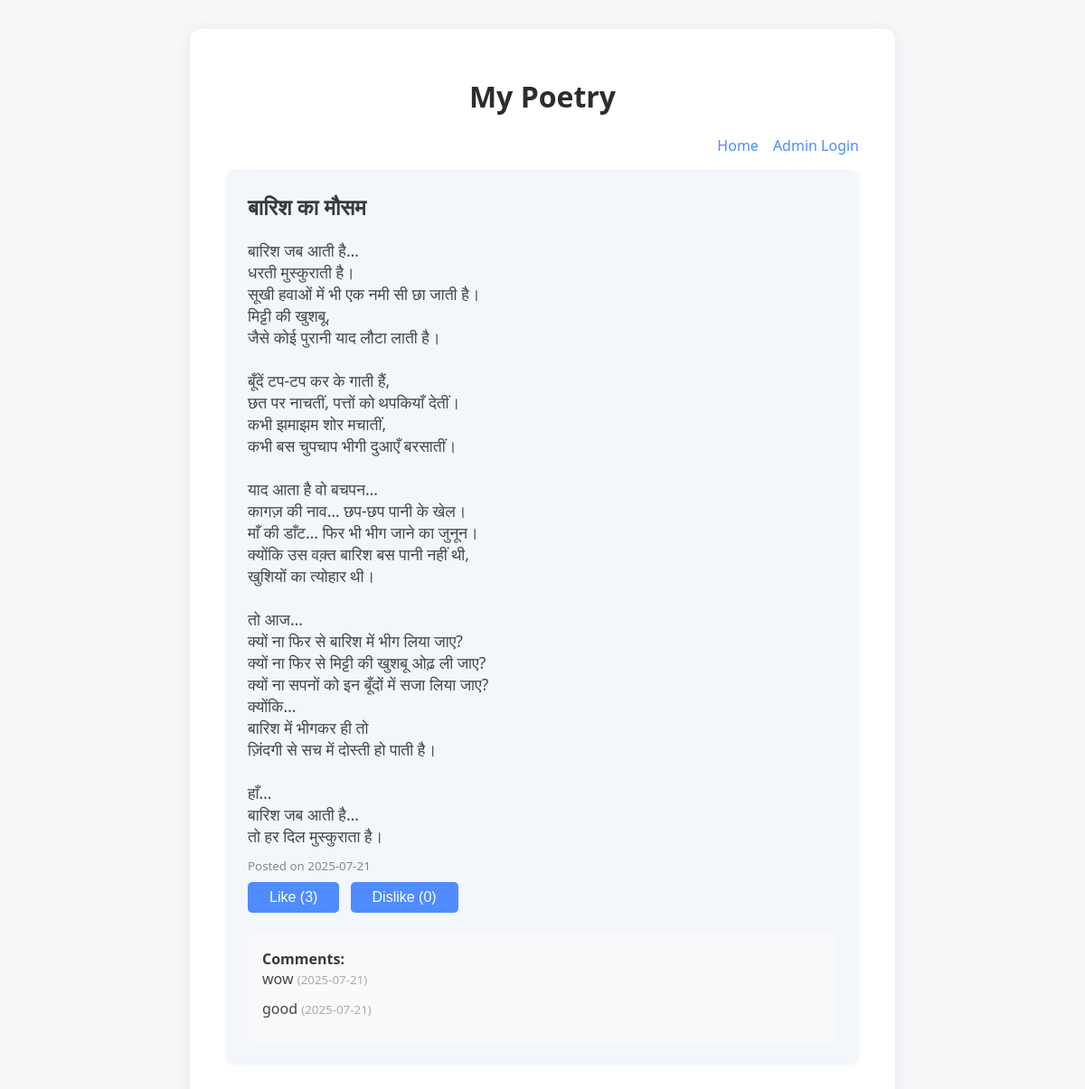
/poems/1, run on an earlier commit of the app's database.
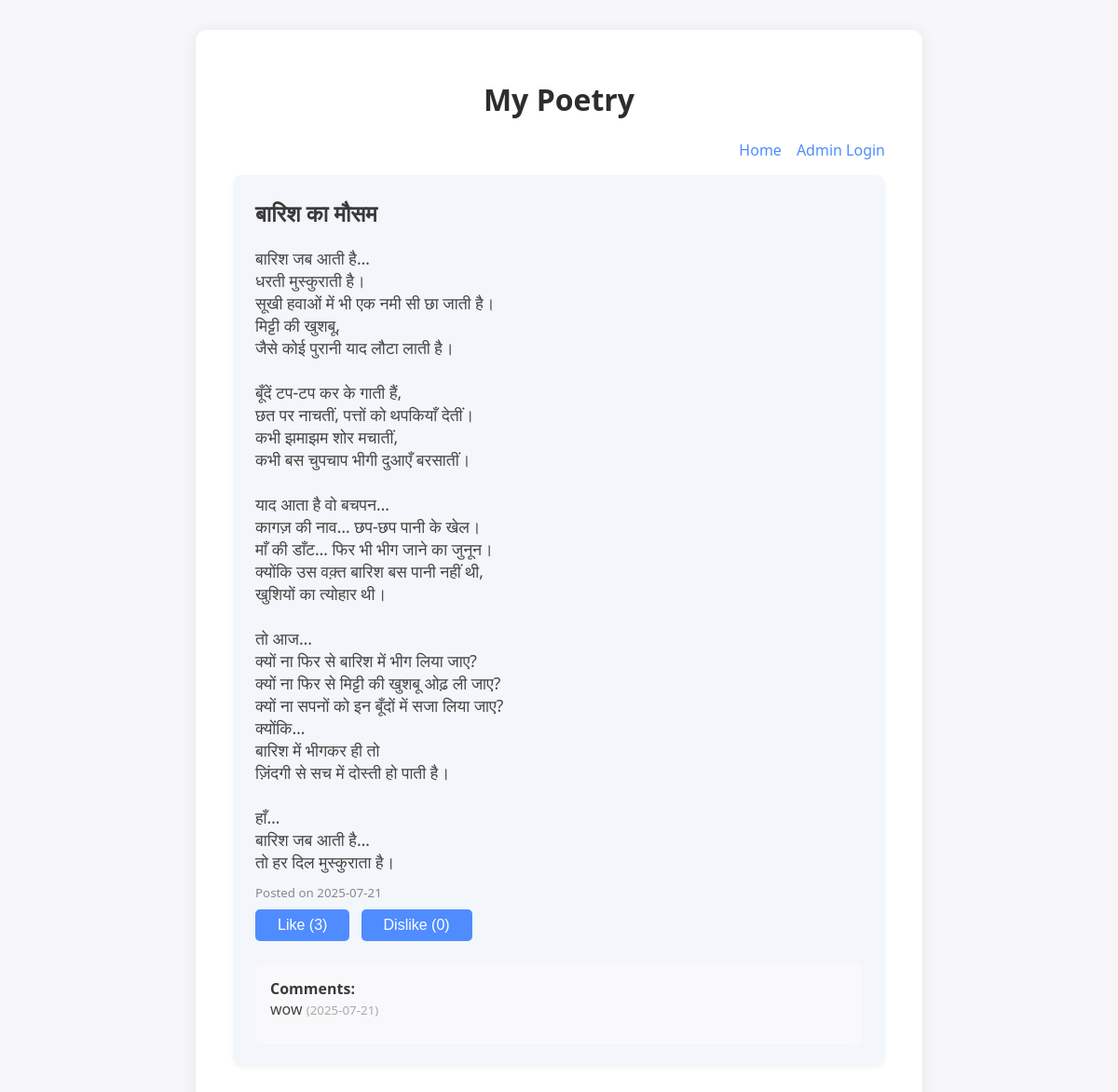
And on a later commit of the database.
### main.py (models this page shows)
class Comment(Base):
    __tablename__ = "comments"
    id = Column(Integer, primary_key=True, index=True)
    poem_id = Column(Integer, ForeignKey("poems.id"))
    content = Column(Text, nullable=False)
    created_at = Column(DateTime, default=datetime.utcnow)
    poem = relationship("Poem", back_populates="comments")

### main.py (the view)
@app.get("/poems/{poem_id}", response_class=HTMLResponse)
def poem_detail(request: Request, poem_id: int, db: Session = Depends(get_db)):
    poem = db.query(Poem).filter(Poem.id == poem_id).first()
    if not poem:
        return HTMLResponse("Poem not found", status_code=404)
    is_admin = request.session.get("admin", False)
    session_id = request.session.get("sid")
    likes = sum(1 for l in poem.likes if l.value == 1)
    dislikes = sum(1 for l in poem.likes if l.value == -1)
    user_like = None
    if session_id:
        for l in poem.likes:
            if l.session_id == session_id:
                user_like = l.value
    created_at_str = poem.created_at.strftime('%Y-%m-%d') if isinstance(poem.created_at, datetime) else str(poem.created_at)[:10]
    comments = []
    for c in poem.comments:
        c_date = c.created_at.strftime('%Y-%m-%d') if isinstance(c.created_at, datetime) else str(c.created_at)[:10]
        comments.append({"id": c.id, "content": c.content, "created_at": c_date})
    return templates.TemplateResponse("poem_detail.html", {
        "request": request,
        "poem": poem,
        "likes": likes,
        "dislikes": dislikes,
        "user_like": user_like,
        "is_admin": is_admin,
        "created_at": created_at_str,
        "comments": comments
    })

### templates/poem_detail.html (shortened to what this page needs)
<!DOCTYPE html>
<html>
<head>
</head>
<body>
    <div class="container">
        <h1>My Poetry</h1>
        <div class="top-bar">
            <a href="/">Home</a>
            {% if is_admin %}
                <a href="/logout">Logout</a>
            {% else %}
                <a href="/login">Admin Login</a>
            {% endif %}
        </div>
        <div class="poem">
            <h2>{{ poem.title }}</h2>
            <pre>{{ poem.content }}</pre>
            <small>Posted on {{ created_at }}</small><br>
            <form action="/poems/{{ poem.id }}/like" method="post" style="display:inline;">
                <button class="like-btn" type="submit" {% if user_like == 1 %}style="font-weight:bold;"{% endif %}>Like ({{ likes }})</button>
            </form>
            <form action="/poems/{{ poem.id }}/like" method="post" style="display:inline;">
                <button class="dislike-btn" type="submit" {% if user_like == -1 %}style="font-weight:bold;"{% endif %}>Dislike ({{ dislikes }})</button>
            </form>
            <div class="comments">
                <strong>Comments:</strong>
                {% for comment in comments %}
                    <div class="comment">
                        {{ comment.content }} <small>({{ comment.created_at }})</small>
                    </div>
                {% endfor %}
            </div>
        </div>
    </div>
</body>
</html>

What changed in the data, as far as the page shows it:
removed Comment: content "good", created_at "2025-07-21"
